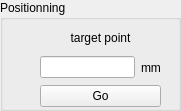
   <widget class="QGroupBox" name="groupBox_27">
    <property name="geometry">
     <rect>
      <x>850</x>
      <y>420</y>
      <width>181</width>
      <height>111</height>
     </rect>
    </property>
    <property name="title">
     <string>Positionning</string>
    </property>
    <widget class="QWidget" name="layoutWidget">
     <property name="geometry">
      <rect>
       <x>40</x>
       <y>26</y>
       <width>121</width>
       <height>81</height>
      </rect>
     </property>
     <layout class="QVBoxLayout" name="verticalLayout_2">
      <item>
       <widget class="QLabel" name="label_29">
        <property name="text">
         <string>target point</string>
        </property>
        <property name="alignment">
         <set>Qt::AlignCenter</set>
        </property>
       </widget>
      </item>
      <item>
       <layout class="QHBoxLayout" name="horizontalLayout_25">
        <item>
         <widget class="QLineEdit" name="lineEdit_tr_target">
          <property name="cursor">
           <cursorShape>ArrowCursor</cursorShape>
          </property>
          <property name="readOnly">
           <bool>false</bool>
          </property>
         </widget>
        </item>
        <item>
         <widget class="QLabel" name="label_51">
          <property name="text">
           <string>mm</string>
          </property>
         </widget>
        </item>
       </layout>
      </item>
      <item>
       <widget class="QPushButton" name="pushButton_tr_go">
        <property name="text">
         <string>Go</string>
        </property>
       </widget>
      </item>
     </layout>
    </widget>
   </widget>
